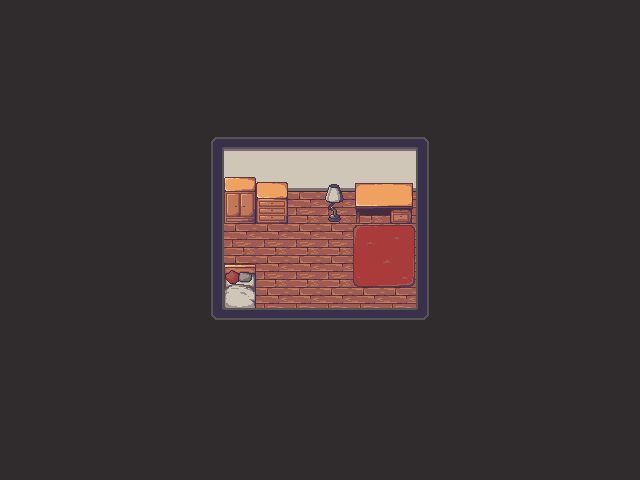

This game map was drawn from its Tiled (.tmx) file and the tilesets committed beside it. A one-line description and the full map source follow:
An orthogonal 20x15 tile map with 32x32 px tiles, 3 tile layers (base, underActor, overActor) and 2 objects.

<map version="1.2" tiledversion="1.3.3" orientation="orthogonal" renderorder="right-down" width="20" height="15" tilewidth="32" tileheight="32" infinite="0" nextlayerid="5" nextobjectid="5">
 <editorsettings>
  <export target="../src/assets/map/lastRoom.json" format="json" />
 </editorsettings>
 <tileset firstgid="1" source="maptiles.tsx" />
 <layer id="1" name="base" width="20" height="15">
  <data encoding="csv">
1,1,1,1,1,1,1,1,1,1,1,1,1,1,1,1,1,1,1,1,
1,1,1,1,1,1,1,1,1,1,1,1,1,1,1,1,1,1,1,1,
1,1,1,1,1,1,1,1,1,1,1,1,1,1,1,1,1,1,1,1,
1,1,1,1,1,1,1,1,1,1,1,1,1,1,1,1,1,1,1,1,
1,1,1,1,1,1,26,29,29,29,29,29,29,27,1,1,1,1,1,1,
1,1,1,1,1,1,20,39,39,39,39,39,39,18,1,1,1,1,1,1,
1,1,1,1,1,1,20,2,2,2,2,2,2,18,1,1,1,1,1,1,
1,1,1,1,1,1,20,2,2,2,2,2,2,18,1,1,1,1,1,1,
1,1,1,1,1,1,20,2,2,2,2,2,2,18,1,1,1,1,1,1,
1,1,1,1,1,1,36,2,2,2,2,2,2,37,1,1,1,1,1,1,
1,1,1,1,1,1,1,1,1,1,1,1,1,1,1,1,1,1,1,1,
1,1,1,1,1,1,1,1,1,1,1,1,1,1,1,1,1,1,1,1,
1,1,1,1,1,1,1,1,1,1,1,1,1,1,1,1,1,1,1,1,
1,1,1,1,1,1,1,1,1,1,1,1,1,1,1,1,1,1,1,1,
1,1,1,1,1,1,1,1,1,1,1,1,1,1,1,1,1,1,1,1
</data>
 </layer>
 <layer id="2" name="underActor" width="20" height="15">
  <data encoding="csv">
0,0,0,0,0,0,0,0,0,0,0,0,0,0,0,0,0,0,0,0,
0,0,0,0,0,0,0,0,0,0,0,0,0,0,0,0,0,0,0,0,
0,0,0,0,0,0,0,0,0,0,0,0,0,0,0,0,0,0,0,0,
0,0,0,0,0,0,0,0,0,0,0,0,0,0,0,0,0,0,0,0,
0,0,0,0,0,0,0,0,0,0,0,0,0,0,0,0,0,0,0,0,
0,0,0,0,0,0,0,82,41,0,85,44,45,0,0,0,0,0,0,0,
0,0,0,0,0,0,0,92,51,0,95,54,55,0,0,0,0,0,0,0,
0,0,0,0,0,0,0,0,0,0,0,64,65,0,0,0,0,0,0,0,
0,0,0,0,0,0,0,81,0,0,0,74,75,0,0,0,0,0,0,0,
0,0,0,0,0,0,0,91,0,0,0,0,0,0,0,0,0,0,0,0,
0,0,0,0,0,0,0,0,0,0,0,0,0,0,0,0,0,0,0,0,
0,0,0,0,0,0,0,0,0,0,0,0,0,0,0,0,0,0,0,0,
0,0,0,0,0,0,0,0,0,0,0,0,0,0,0,0,0,0,0,0,
0,0,0,0,0,0,0,0,0,0,0,0,0,0,0,0,0,0,0,0,
0,0,0,0,0,0,0,0,0,0,0,0,0,0,0,0,0,0,0,0
</data>
 </layer>
 <layer id="3" name="overActor" width="20" height="15">
  <data encoding="csv">
0,0,0,0,0,0,0,0,0,0,0,0,0,0,0,0,0,0,0,0,
0,0,0,0,0,0,0,0,0,0,0,0,0,0,0,0,0,0,0,0,
0,0,0,0,0,0,0,0,0,0,0,0,0,0,0,0,0,0,0,0,
0,0,0,0,0,0,0,0,0,0,0,0,0,0,0,0,0,0,0,0,
0,0,0,0,0,0,0,0,0,0,0,0,0,0,0,0,0,0,0,0,
0,0,0,0,0,0,0,0,0,0,0,0,0,0,0,0,0,0,0,0,
0,0,0,0,0,0,0,0,0,0,0,0,0,0,0,0,0,0,0,0,
0,0,0,0,0,0,0,0,0,0,0,0,0,0,0,0,0,0,0,0,
0,0,0,0,0,0,0,0,0,0,0,0,0,0,0,0,0,0,0,0,
0,0,0,0,0,0,0,9,9,9,9,9,9,0,0,0,0,0,0,0,
0,0,0,0,0,0,0,0,0,0,0,0,0,0,0,0,0,0,0,0,
0,0,0,0,0,0,0,0,0,0,0,0,0,0,0,0,0,0,0,0,
0,0,0,0,0,0,0,0,0,0,0,0,0,0,0,0,0,0,0,0,
0,0,0,0,0,0,0,0,0,0,0,0,0,0,0,0,0,0,0,0,
0,0,0,0,0,0,0,0,0,0,0,0,0,0,0,0,0,0,0,0
</data>
 </layer>
 <objectgroup id="4" name="actorPositions">
  <object id="1" x="0" y="0" width="32" height="32">
   <properties>
    <property name="actorId" type="int" value="0" />
    <property name="describe" value="" />
    <property name="name" value="endingEvent" />
   </properties>
  </object>
  <object id="4" x="288" y="160" width="32" height="32">
   <properties>
    <property name="actorId" type="int" value="1" />
    <property name="describe" value="" />
    <property name="name" value="door" />
   </properties>
  </object>
 </objectgroup>
</map>
